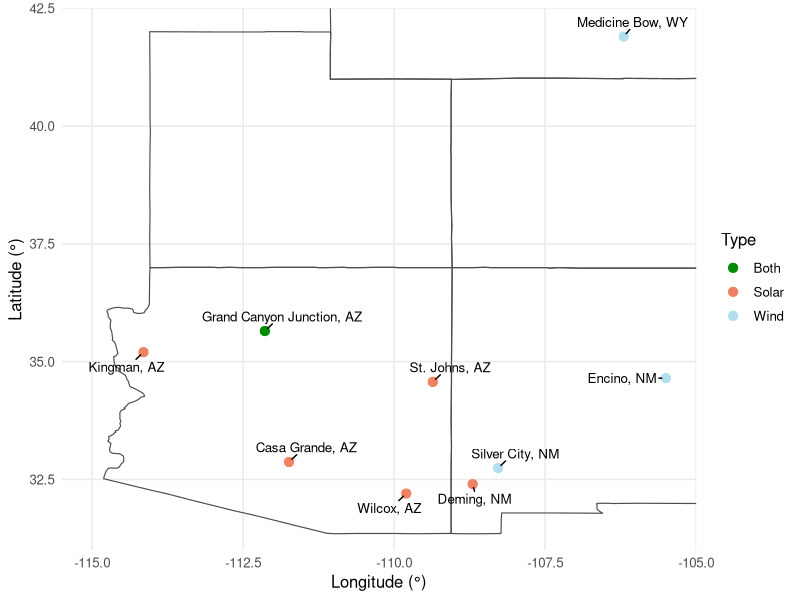

This chart was generated by the following R code:

library(ggrepel)
library(maps)

# ---- Site coordinates (approx) ----
sites <- data.frame(
  Site = c("Wilcox, AZ", "Deming, NM", "Kingman, AZ",
           "Casa Grande, AZ", "St. Johns, AZ", "Grand Canyon Junction, AZ", 
           "Medicine Bow, WY", "Encino, NM", "Silver City, NM"),
  Lat  = c(32.2, 32.4, 35.2, 32.87, 34.57, 35.65, 41.9, 34.65, 32.74),
  Lon  = c(-109.8, -108.7, -114.15, -111.74, -109.36, -112.14, -106.2, -105.5, -108.28),
  Type = c("Solar", "Solar", "Solar", "Solar", "Solar", "Both", "Wind", "Wind", "Wind")
)

write.csv(sites, "coordinates.csv", row.names = FALSE)

# map outline
us_states <- map_data("state")
az_nm     <- subset(us_states, region %in% c("arizona", "new mexico", "wyoming", "colorado", "utah"))

#plot limits
x_limits <- c(-115.5, -105.0)
y_limits <- c(31.0,   42.5)


#map
p <- ggplot() +
  geom_polygon(
    data = az_nm,
    aes(x = long, y = lat, group = group),
    fill = NA, color = "grey30", linewidth = 0.4
  ) +
  geom_point(
    data = sites,
    aes(x = Lon, y = Lat, color = Type),  # map Type -> color
    size = 2.8
  ) +
  scale_color_manual(
    values = c(
      "Solar" = "salmon2",
      "Wind"  = "lightblue2",
      "Both"  = "green4"
    ),
    name = "Type"
  ) +
  geom_text_repel(
    data = sites,
    aes(x = Lon, y = Lat, label = Site),
    size = 3.4, min.segment.length = 0, seed = 42,
    box.padding = 0.4, point.padding = 0.25
  ) +
  coord_cartesian(xlim = x_limits, ylim = y_limits, expand = FALSE) +
  labs(
    x = "Longitude (°)", y = "Latitude (°)"
  ) +
  theme_minimal(base_size = 12) +
  theme(
    panel.grid.minor = element_blank(),
    plot.title = element_text(face = "bold")
  )
print(p)
